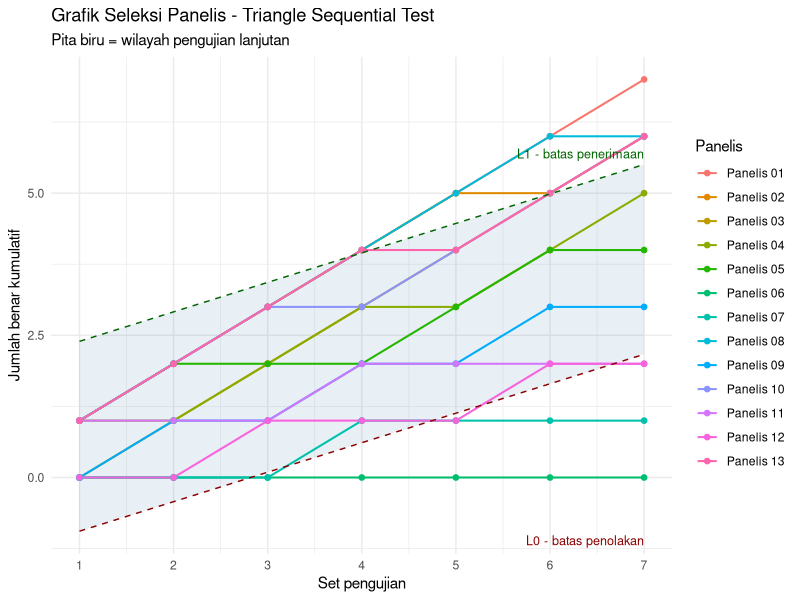
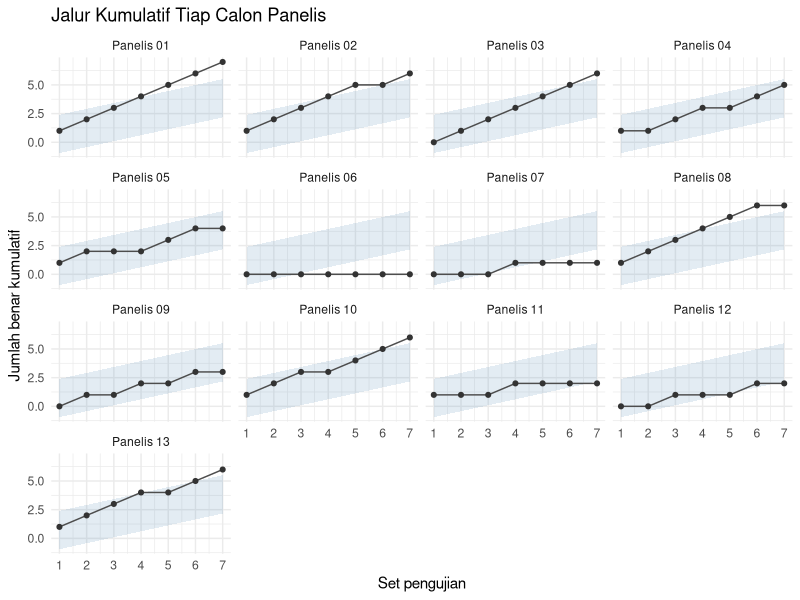

The R source for these figures, in order:
## ---- chunk 1
library(ggplot2)
library(dplyr)
library(readxl)
## ---- chunk 2
sel <- as.data.frame(read_excel("assets/data/acara4_seleksi.xlsx",
                                sheet = "Data"))

sel$panelis <- as.factor(sel$panelis)

str(sel)
head(sel)
## ---- chunk 3
table(sel$panelis, sel$set)
table(sel$benar)
## ---- chunk 4
sel <- sel %>%
  arrange(panelis, set) %>%
  group_by(panelis) %>%
  mutate(kumulatif = cumsum(benar)) %>%
  ungroup() %>%
  as.data.frame()

# tampilkan sebagai tabulasi kumulatif seperti pada modul
sel %>%
  select(panelis, set, kumulatif) %>%
  tidyr::pivot_wider(names_from = set, values_from = kumulatif,
                     names_prefix = "set_")
## ---- chunk 5
p0    <- 1/3    # peluang benar bila panelis sekadar menebak
p1    <- 0.7    # kemampuan minimum yang dianggap layak diterima
alpha <- 0.05
beta  <- 0.1
## ---- chunk 6
K  <- log(p1 * (1 - p0) / (p0 * (1 - p1)))
s  <- log((1 - p0) / (1 - p1)) / K
h0 <- log((1 - alpha) / beta) / K
h1 <- log((1 - beta) / alpha) / K

round(c(K = K, s = s, h0 = h0, h1 = h1), 3)
## ---- chunk 7
n_set <- max(sel$set)

garis <- data.frame(set = 1:n_set)
garis$L0 <- -h0 + s * garis$set
garis$L1 <-  h1 + s * garis$set

round(garis, 2)
## ---- chunk 8
sel <- merge(sel, garis, by = "set")

sel$wilayah <- ifelse(sel$kumulatif >= sel$L1, "Diterima",
               ifelse(sel$kumulatif <= sel$L0, "Ditolak",
                      "Lanjut"))

sel <- sel %>% arrange(panelis, set) %>% as.data.frame()

table(sel$set, sel$wilayah)
## ---- chunk 9
lintas <- sel %>%
  filter(wilayah != "Lanjut") %>%
  group_by(panelis) %>%
  slice_min(set, n = 1, with_ties = FALSE) %>%
  ungroup() %>%
  select(panelis, set_keputusan = set,
         kumulatif_keputusan = kumulatif, keputusan = wilayah) %>%
  as.data.frame()

# panelis yang tidak pernah melewati garis mana pun
akhir <- sel %>%
  filter(set == n_set) %>%
  select(panelis, kumulatif_keputusan = kumulatif) %>%
  filter(!panelis %in% lintas$panelis) %>%
  mutate(set_keputusan = NA,
         keputusan = "Perlu pelatihan") %>%
  as.data.frame()

hasil <- rbind(lintas, akhir[, names(lintas)])
hasil$keputusan <- factor(hasil$keputusan,
                          levels = c("Diterima", "Perlu pelatihan",
                                     "Ditolak"))
hasil <- hasil %>% arrange(keputusan, panelis) %>% as.data.frame()
hasil
## ---- chunk 10
table(hasil$keputusan)
## ---- chunk 11
ggplot(sel, aes(x = set, y = kumulatif)) +
  geom_ribbon(data = garis, inherit.aes = FALSE,
              aes(x = set, ymin = L0, ymax = L1),
              fill = "steelblue", alpha = 0.12) +
  geom_line(aes(group = panelis, colour = panelis), linewidth = 0.7) +
  geom_point(aes(colour = panelis), size = 1.6) +
  geom_line(data = garis, aes(x = set, y = L0),
            linetype = "dashed", colour = "darkred") +
  geom_line(data = garis, aes(x = set, y = L1),
            linetype = "dashed", colour = "darkgreen") +
  annotate("text", x = n_set, y = max(garis$L1), hjust = 1, vjust = -0.6,
           label = "L1 - batas penerimaan", colour = "darkgreen", size = 3.2) +
  annotate("text", x = n_set, y = min(garis$L0), hjust = 1, vjust = 1.4,
           label = "L0 - batas penolakan", colour = "darkred", size = 3.2) +
  scale_x_continuous(breaks = 1:n_set) +
  labs(title = "Grafik Seleksi Panelis - Triangle Sequential Test",
       subtitle = "Pita biru = wilayah pengujian lanjutan",
       x = "Set pengujian", y = "Jumlah benar kumulatif",
       colour = "Panelis") +
  theme_minimal()
## ---- chunk 12
ggplot(sel, aes(x = set, y = kumulatif)) +
  geom_ribbon(data = garis, inherit.aes = FALSE,
              aes(x = set, ymin = L0, ymax = L1),
              fill = "steelblue", alpha = 0.15) +
  geom_line(colour = "grey30") +
  geom_point(colour = "grey20", size = 1.4) +
  facet_wrap(~ panelis) +
  scale_x_continuous(breaks = 1:n_set) +
  labs(title = "Jalur Kumulatif Tiap Calon Panelis",
       x = "Set pengujian", y = "Jumlah benar kumulatif") +
  theme_minimal()
